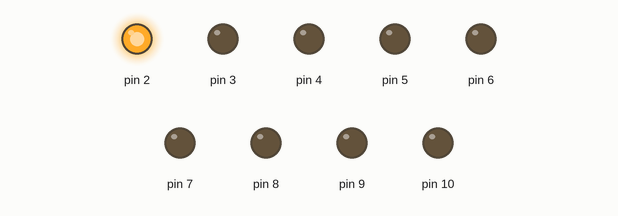
This sketch was run on a simulated Arduino Uno, built with avr-gcc and run on an emulated ATmega328P. Shown: output pins drawn as LEDs (lit = HIGH).

Above: at 0.05 s.
At 0.45 s:
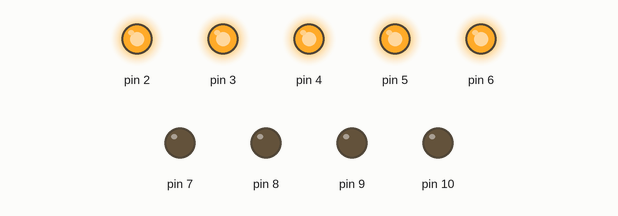
At 0.95 s:
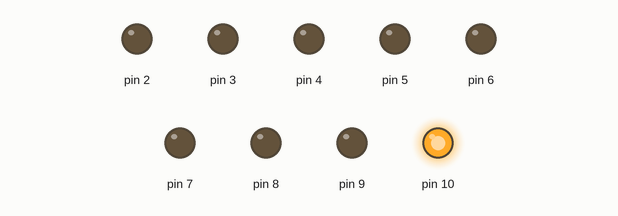
At 1.9 s:
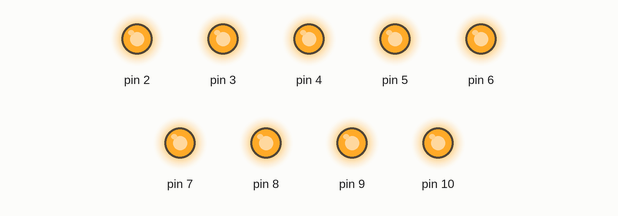
At 4.4 s:
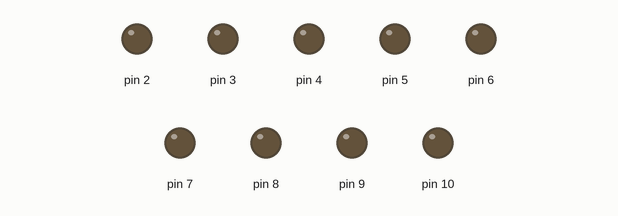
At 5.75 s:
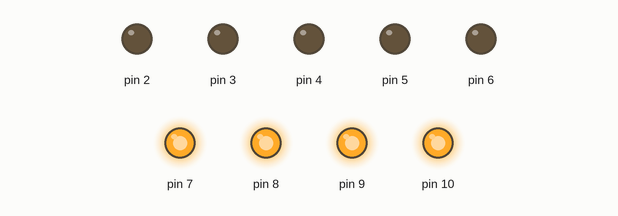
Timing chart, 0 to 6.0 s (numbered marks = the images above):
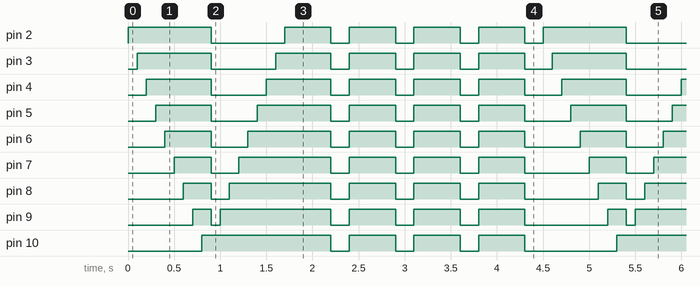

The sketch:

sirali_ledler_kalp.ino
```cpp
int basla = 2;     // İlk LED pini
int bitis = 10;    // Son LED pini

void setup() {
  for (int i = basla; i <= bitis; i++) {
    pinMode(i, OUTPUT);
  }
}

void loop() {

  // 1) LED'leri sırayla yak
  for (int i = basla; i <= bitis; i++) {
    digitalWrite(i, HIGH);
    delay(100);
  }
  digitalWriteAll(LOW);
  // 1) LED'leri sırayla yak
  for (int i = bitis; i > basla; i--) {
    digitalWrite(i, HIGH);
    delay(100);
  }

  // 2) Hepsi yanıp sönsün (0.5 sn ara)
  // Bir kez blink yapacak istersen artırabilirim

 digitalWriteAll(HIGH);
  delay(500);
    digitalWriteAll(LOW);
  delay(200);
    digitalWriteAll(HIGH);
  delay(500);
  digitalWriteAll(LOW);
  delay(200);
 digitalWriteAll(HIGH);
  delay(500);
    digitalWriteAll(LOW);
  delay(200);
   digitalWriteAll(HIGH);
  delay(500);
    digitalWriteAll(LOW);
  delay(200);
  // Döngü başa
  // Döngü başa döner
}

// ----------------------------------
// Yardımcı fonksiyon: tüm LED'leri kontrol eder
void digitalWriteAll(int durum) {
  for (int i = basla; i <= bitis; i++) {
    digitalWrite(i, durum);
  }
}
```

Measured:
- by itself, pin 2: repeats every 4.5 s: LOW 0.80 s, 4 × (HIGH 0.50 s, LOW 0.20 s), HIGH 0.90 s
- by itself, pin 3: repeats every 4.5 s: LOW 0.70 s, HIGH 0.60 s, 3 × (LOW 0.20 s, HIGH 0.50 s), LOW 0.30 s, HIGH 0.80 s
- by itself, pin 4: repeats every 4.5 s: LOW 0.60 s, HIGH 0.70 s, 3 × (LOW 0.20 s, HIGH 0.50 s), LOW 0.40 s, HIGH 0.70 s
- by itself, pin 5: repeats every 4.5 s: LOW 0.50 s, HIGH 0.80 s, 3 × (LOW 0.20 s, HIGH 0.50 s), LOW 0.50 s, HIGH 0.60 s
- by itself, pin 6: repeats every 4.5 s: LOW 0.40 s, HIGH 0.90 s, 3 × (LOW 0.20 s, HIGH 0.50 s), LOW 0.60 s, HIGH 0.50 s
- by itself, pin 7: repeats every 4.5 s: LOW 0.30 s, HIGH 1.0 s, 3 × (LOW 0.20 s, HIGH 0.50 s), LOW 0.70 s, HIGH 0.40 s
- by itself, pin 8: repeats every 4.5 s: LOW 0.20 s, HIGH 1.1 s, 3 × (LOW 0.20 s, HIGH 0.50 s), LOW 0.80 s, HIGH 0.30 s
- by itself, pin 9: repeats every 4.5 s: LOW 0.10 s, HIGH 1.2 s, 3 × (LOW 0.20 s, HIGH 0.50 s), LOW 0.90 s, HIGH 0.20 s
